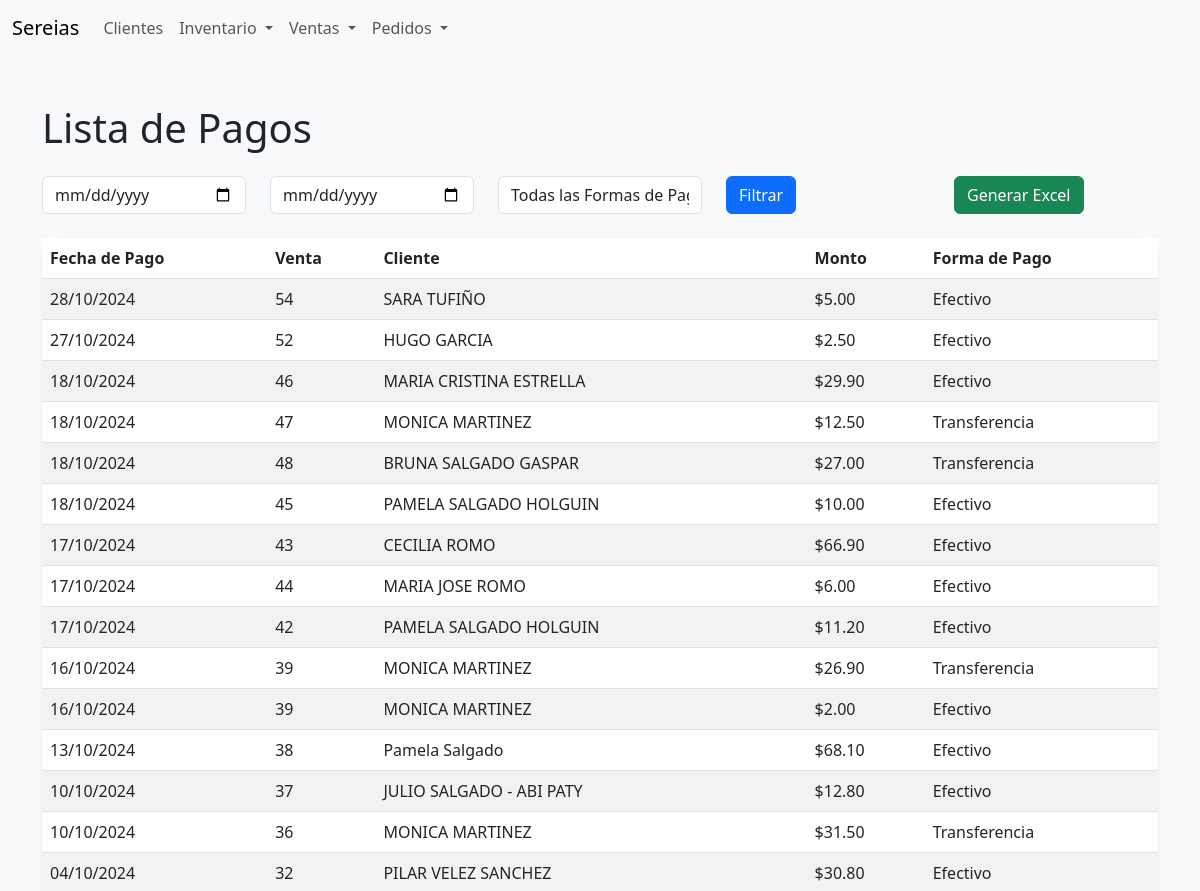
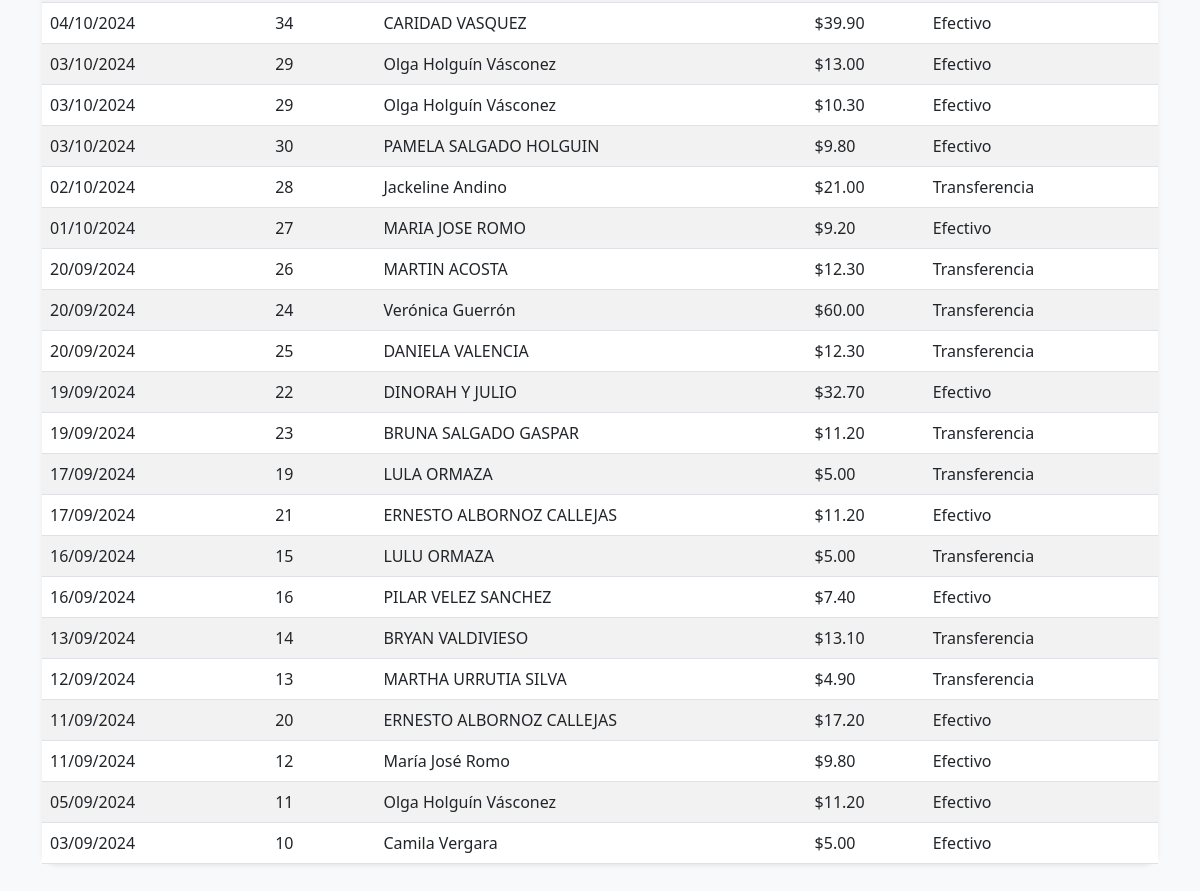
Page /inventario/pagos/ on the committed database (2 pictures, top to bottom).
### inventory/models.py (models this page shows, shortened)
class Pago(models.Model):
    FORMA_PAGO_CHOICES = [
        ('transferencia', 'Transferencia'),
        ('efectivo', 'Efectivo'),
        ('cheque', 'Cheque'),
        ('tarjeta', 'Tarjeta'),
    ]
    venta = models.ForeignKey(Venta, related_name='pagos', on_delete=models.CASCADE)
    fecha = models.DateTimeField(default=timezone.now)
    fecha_pago = models.DateField(default=timezone.now)
    monto = models.DecimalField(max_digits=10, decimal_places=2)
    forma_pago = models.CharField(max_length=20, choices=FORMA_PAGO_CHOICES)

class Venta(models.Model):
    cliente = models.ForeignKey(Cliente, on_delete=models.CASCADE)
    fecha = models.DateTimeField(default=timezone.now)
    total = models.DecimalField(max_digits=10, decimal_places=2, default=0)
    estado_pago = models.CharField(max_length=20, choices=[('pendiente', 'Pendiente'), ('pagado', 'Pagado')], default='pendiente')
    es_pedido = models.BooleanField(default=False)
    pedido_enviado = models.BooleanField(default=False)

class Cliente(models.Model):
    nombre = models.CharField(max_length=255)
    email = models.EmailField(blank=True, null=True)
    telefono = models.CharField(max_length=20, blank=True, null=True)
    direccion = models.TextField(blank=True, null=True)
    identificacion = models.CharField(max_length=50, blank=True, null=True)  # Nuevo campo agregado
    creado = models.DateTimeField(auto_now_add=True)

### inventory/views.py (the view)
# urls.py: path('pagos/', views.lista_pagos, name='lista_pagos'),
def lista_pagos(request):
    fecha_inicio = request.GET.get('fecha_inicio')
    fecha_fin = request.GET.get('fecha_fin')
    forma_pago = request.GET.get('forma_pago')
    pagos_list = Pago.objects.all().order_by('-fecha_pago')  # Ordenar del más reciente al más antiguo
    if fecha_inicio:
        pagos_list = pagos_list.filter(fecha_pago__gte=fecha_inicio)
    if fecha_fin:
        pagos_list = pagos_list.filter(fecha_pago__lte=fecha_fin)
    if forma_pago:
        pagos_list = pagos_list.filter(forma_pago=forma_pago)
    return render(request, 'inventory/lista_pagos.html', {
        'pagos': pagos_list,
        'forma_pago_choices': Pago._meta.get_field('forma_pago').choices,
    })

### inventory/templates/inventory/lista_pagos.html (shortened to what this page needs)
{% extends 'inventory/base.html' %}
{% block content %}
<h1 class="mb-4">Lista de Pagos</h1>
<form method="get" class="mb-4">
    <div class="row">
        <div class="col">
            <input type="date" class="form-control" name="fecha_inicio" placeholder="Fecha Inicio" value="{{ request.GET.fecha_inicio }}">
        </div>
        <div class="col">
            <input type="date" class="form-control" name="fecha_fin" placeholder="Fecha Fin" value="{{ request.GET.fecha_fin }}">
        </div>
        <div class="col">
            <select class="form-control" name="forma_pago">
                <option value="">Todas las Formas de Pago</option>
            </select>
        </div>
        <div class="col">
            <button type="submit" class="btn btn-primary">Filtrar</button>
        </div>
        <div class="col">
            <a href="{% url 'generar_excel_pagos' %}?fecha_inicio={{ request.GET.fecha_inicio }}&fecha_fin={{ request.GET.fecha_fin }}&forma_pago={{ request.GET.forma_pago }}" class="btn btn-success">Generar Excel</a>
        </div>
    </div>
</form>
<table class="table table-striped shadow-sm rounded-border">
    <thead>
        <tr>
            <th>Fecha de Pago</th>
            <th>Venta</th>
            <th>Cliente</th>
            <th>Monto</th>
            <th>Forma de Pago</th>
        </tr>
    </thead>
    <tbody>
        {% for pago in pagos %}
        <tr>
            <td>{{ pago.fecha_pago|date:"d/m/Y" }}</td>
            <td>{{ pago.venta.id }}</td>
            <td>{{ pago.venta.cliente.nombre }}</td>
            <td>${{ pago.monto }}</td>
            <td>{{ pago.get_forma_pago_display }}</td>
        </tr>
        {% empty %}
        <tr>
            <td colspan="5" class="text-center">No se encontraron pagos.</td>
        </tr>
        {% endfor %}
    </tbody>
</table>
{% endblock %}

### inventory/templates/inventory/base.html (style rules this page uses)
body { background-color: #f8f9fa; }
.rounded-border { border-radius: 15px; }
.shadow-sm { box-shadow: 0 4px 8px rgba(0, 0, 0, 0.1); }

### rows in the picture
Pago: fecha_pago "28/10/2024", venta.id "54", venta.cliente.nombre "SARA TUFIÑO", monto "5.00", forma_pago "Efectivo"
Pago: fecha_pago "27/10/2024", venta.id "52", venta.cliente.nombre "HUGO GARCIA", monto "2.50", forma_pago "Efectivo"
Pago: fecha_pago "18/10/2024", venta.id "46", venta.cliente.nombre "MARIA CRISTINA ESTRELLA", monto "29.90", forma_pago "Efectivo"
Pago: fecha_pago "18/10/2024", venta.id "47", venta.cliente.nombre "MONICA MARTINEZ", monto "12.50", forma_pago "Transferencia"
Pago: fecha_pago "18/10/2024", venta.id "48", venta.cliente.nombre "BRUNA SALGADO GASPAR", monto "27.00", forma_pago "Transferencia"
Pago: fecha_pago "18/10/2024", venta.id "45", venta.cliente.nombre "PAMELA SALGADO HOLGUIN", monto "10.00", forma_pago "Efectivo"
Pago: fecha_pago "17/10/2024", venta.id "43", venta.cliente.nombre "CECILIA ROMO", monto "66.90", forma_pago "Efectivo"
Pago: fecha_pago "17/10/2024", venta.id "44", venta.cliente.nombre "MARIA JOSE ROMO", monto "6.00", forma_pago "Efectivo"
Pago: fecha_pago "17/10/2024", venta.id "42", venta.cliente.nombre "PAMELA SALGADO HOLGUIN", monto "11.20", forma_pago "Efectivo"
Pago: fecha_pago "16/10/2024", venta.id "39", venta.cliente.nombre "MONICA MARTINEZ", monto "26.90", forma_pago "Transferencia"
Pago: fecha_pago "16/10/2024", venta.id "39", venta.cliente.nombre "MONICA MARTINEZ", monto "2.00", forma_pago "Efectivo"
Pago: fecha_pago "13/10/2024", venta.id "38", venta.cliente.nombre "Pamela Salgado", monto "68.10", forma_pago "Efectivo"
Pago: fecha_pago "10/10/2024", venta.id "37", venta.cliente.nombre "JULIO SALGADO - ABI PATY", monto "12.80", forma_pago "Efectivo"
Pago: fecha_pago "10/10/2024", venta.id "36", venta.cliente.nombre "MONICA MARTINEZ", monto "31.50", forma_pago "Transferencia"
Pago: fecha_pago "04/10/2024", venta.id "32", venta.cliente.nombre "PILAR VELEZ SANCHEZ", monto "30.80", forma_pago "Efectivo"
Pago: fecha_pago "04/10/2024", venta.id "34", venta.cliente.nombre "CARIDAD VASQUEZ", monto "39.90", forma_pago "Efectivo"
Pago: fecha_pago "03/10/2024", venta.id "29", venta.cliente.nombre "Olga Holguín Vásconez", monto "13.00", forma_pago "Efectivo"
Pago: fecha_pago "03/10/2024", venta.id "29", venta.cliente.nombre "Olga Holguín Vásconez", monto "10.30", forma_pago "Efectivo"
Pago: fecha_pago "03/10/2024", venta.id "30", venta.cliente.nombre "PAMELA SALGADO HOLGUIN", monto "9.80", forma_pago "Efectivo"
Pago: fecha_pago "02/10/2024", venta.id "28", venta.cliente.nombre "Jackeline Andino", monto "21.00", forma_pago "Transferencia"
Pago: fecha_pago "01/10/2024", venta.id "27", venta.cliente.nombre "MARIA JOSE ROMO", monto "9.20", forma_pago "Efectivo"
Pago: fecha_pago "20/09/2024", venta.id "26", venta.cliente.nombre "MARTIN ACOSTA", monto "12.30", forma_pago "Transferencia"
Pago: fecha_pago "20/09/2024", venta.id "24", venta.cliente.nombre "Verónica Guerrón", monto "60.00", forma_pago "Transferencia"
Pago: fecha_pago "20/09/2024", venta.id "25", venta.cliente.nombre "DANIELA VALENCIA", monto "12.30", forma_pago "Transferencia"
Pago: fecha_pago "19/09/2024", venta.id "22", venta.cliente.nombre "DINORAH Y JULIO", monto "32.70", forma_pago "Efectivo"
Pago: fecha_pago "19/09/2024", venta.id "23", venta.cliente.nombre "BRUNA SALGADO GASPAR", monto "11.20", forma_pago "Transferencia"
Pago: fecha_pago "17/09/2024", venta.id "19", venta.cliente.nombre "LULA ORMAZA", monto "5.00", forma_pago "Transferencia"
Pago: fecha_pago "17/09/2024", venta.id "21", venta.cliente.nombre "ERNESTO ALBORNOZ CALLEJAS", monto "11.20", forma_pago "Efectivo"
Pago: fecha_pago "16/09/2024", venta.id "15", venta.cliente.nombre "LULU ORMAZA", monto "5.00", forma_pago "Transferencia"
Pago: fecha_pago "16/09/2024", venta.id "16", venta.cliente.nombre "PILAR VELEZ SANCHEZ", monto "7.40", forma_pago "Efectivo"
Pago: fecha_pago "13/09/2024", venta.id "14", venta.cliente.nombre "BRYAN VALDIVIESO", monto "13.10", forma_pago "Transferencia"
Pago: fecha_pago "12/09/2024", venta.id "13", venta.cliente.nombre "MARTHA URRUTIA SILVA", monto "4.90", forma_pago "Transferencia"
Pago: fecha_pago "11/09/2024", venta.id "20", venta.cliente.nombre "ERNESTO ALBORNOZ CALLEJAS", monto "17.20", forma_pago "Efectivo"
Pago: fecha_pago "11/09/2024", venta.id "12", venta.cliente.nombre "María José Romo", monto "9.80", forma_pago "Efectivo"
Pago: fecha_pago "05/09/2024", venta.id "11", venta.cliente.nombre "Olga Holguín Vásconez", monto "11.20", forma_pago "Efectivo"
Pago: fecha_pago "03/09/2024", venta.id "10", venta.cliente.nombre "Camila Vergara", monto "5.00", forma_pago "Efectivo"
